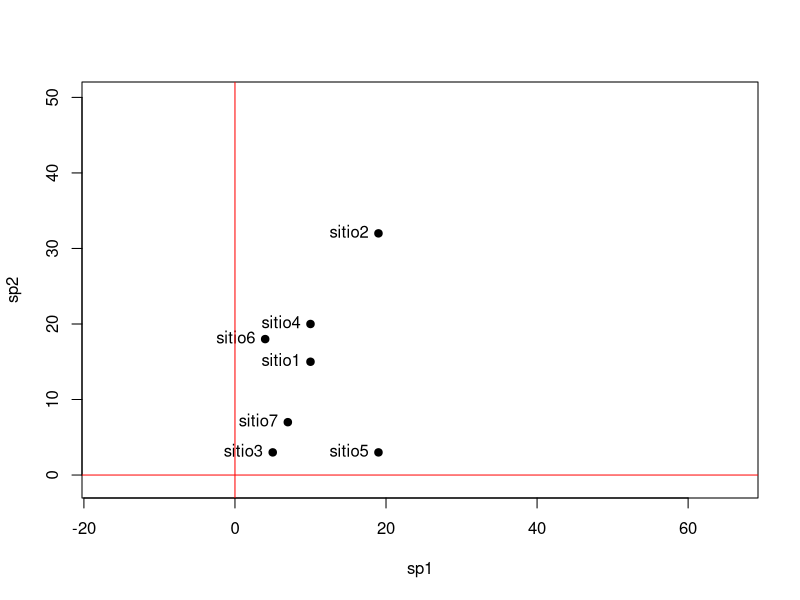

Reproduce this figure in R. (Note: this script raises an error after producing the figure.)
## ---- chunk 1
# Lectura de base de datos

baseAbun1 <- read.table("ejemplo1.txt", header = TRUE, row.names = 1)
## ---- chunk 2
matrizAbun <- as.matrix(baseAbun1)
matrizAbun
## ---- chunk 3
plot(matrizAbun, xlim = c(-1, 50), ylim = c(-1, 50), asp = 1, pch = 19)
text(matrizAbun, labels = row.names(matrizAbun), pos = 2)
abline(v = 0, col = "red")
abline(h = 0, col = "red")
## ---- chunk 4
sumas <- rowSums(matrizAbun)
sumas
## ---- chunk 5
nsitio1 <- sqrt(sum(matrizAbun[1, ] ^ 2))
nsitio1
nsitio2 <- sqrt(sum(matrizAbun[2, ] ^ 2))
nsitio2
nsitio9 <- sqrt(sum(matrizAbun[9, ] ^ 2))
nsitio9
## ---- chunk 6
normas <- sqrt(rowSums(matrizAbun ^ 2))
normas
## ---- chunk 7
base_total <- cbind(matrizAbun, sumas, normas)
base_total
## ---- chunk 8
plot(matrizAbun, xlim = c(-1, 50), ylim = c(-1, 50), asp = 1, pch = 19)
text(matrizAbun, labels = row.names(matrizAbun), pos = 2)
arrows(0, 0, matrizAbun[, 1], matrizAbun[, 2], col = "blue", length = 0.2)
abline(v = 0, col = "red")
abline(h = 0, col = "red")
abline(a = 51, b = -1, col = "chartreuse4")
abline(a = 22, b = -1, col = "chartreuse4")
## ---- chunk 9
plot(sumas, normas,
     asp = 1, xlim = c(0, 55), ylim = c(0, 55), pch =19,
     las = 1)
text(sumas, normas, labels = names(sumas), pos = 2, col = "blue")
## ---- chunk 10
matrizAbun
## ---- chunk 11
normas
## ---- chunk 12
matrizNormalizadas <- matrizAbun/normas
matrizNormalizadas
## ---- chunk 13

plot(matrizNormalizadas, asp = 1, pch = 19,
     xlim = c(0, 1), ylim = c(0, 1))
text(matrizNormalizadas, labels = 1:nrow(matrizAbun), pos = 1)

## ---- chunk 14
(matrizProporciones <- matrizAbun/sumas)
## ---- chunk 15
plot(matrizProporciones, asp = 1, pch = 19,
     xlim = c(0, 1), ylim = c(0, 1))
text(matrizProporciones, labels = 1:nrow(matrizAbun), pos = 2)
## ---- chunk 16
plot(matrizProporciones, asp = 1, pch = 19,
     xlim = c(0, 1), ylim = c(0, 1), col = "red")
text(matrizProporciones, labels = 1:nrow(matrizAbun), pos = 1)
points(matrizNormalizadas, pch = 19,
     col = "blue")
text(matrizNormalizadas, labels = 1:nrow(matrizAbun), pos = 1)
## ---- chunk 17
promedios <- colMeans(matrizAbun)
promedios
## ---- chunk 18
matrizCentrada <- t(t(matrizAbun) - promedios)
matrizCentrada
## ---- chunk 19
plot(matrizCentrada,xlim = c(-20, 30), ylim = c(-20, 30), asp = 1, pch = 19)
text(matrizCentrada, labels = row.names(matrizAbun), pos = 2)
grid()
abline(h = 0, col = "red", lty = 4)
abline(v = 0, col = "red", lty = 4)

## ---- chunk 20
matrizAbun
## ---- chunk 21
var(matrizAbun)
## ---- chunk 22
matrizCentrada
## ---- chunk 23
var(matrizCentrada)
## ---- chunk 24
composicion1 <- c(1, 9) 
composicion2 <- c(-9, 1) 
## ---- chunk 25
composicion1
## ---- chunk 26
promedios
## ---- chunk 27
promedios + composicion1
## ---- chunk 28
promedios + composicion2
## ---- chunk 29
## Producto punto de dos vectores
composicion1%*%composicion2
## ---- chunk 30
## Matriz con los vectores de referencia
composicion <- rbind(composicion1, composicion2)
composicion
## ---- chunk 31

plot(matrizCentrada,xlim = c(-20, 30), ylim = c(-20, 30), asp = 1, pch = 19)
text(matrizCentrada, labels = row.names(matrizAbun), pos = 2)
abline(h = 0, col = "red")
abline(v = 0, col = "red")
arrows(0, 0, composicion1[1], composicion1[2], col = "blue", length = 0.2, lwd = 2)
arrows(0, 0, composicion2[1], composicion2[2], col = "blue", length = 0.2, lwd = 2)
grid()
## ---- chunk 32
compoUnidad <- composicion / sqrt(rowSums(composicion ^ 2))
compoUnidad
## ---- chunk 33
matrizProyectada <- matrizCentrada %*% t(compoUnidad)
matrizProyectada
## ---- chunk 34
plot(matrizProyectada, asp = 1, pch = 19, ylim = c(-20, 20))
text(matrizProyectada, labels = row.names(matrizAbun), pos = 1)
grid()
abline(h = 0, col = "red")
abline(v = 0, col = "red")
## ---- chunk 35
var(matrizProyectada)
## ---- chunk 36
matrizCentrada
## ---- chunk 37
matrizProyectada
## ---- chunk 38
m_vc <- var(matrizCentrada)
vp1 <- eigen(m_vc)
vp1
## ---- chunk 39
(matrizRotada_vp <- matrizCentrada%*%vp1$vectors)
## ---- chunk 40
plot(matrizRotada_vp, asp = 1, pch = 19, ylim = c(-16, 16))
text(matrizRotada_vp, labels = row.names(matrizAbun), pos = 3)
abline(h=0, col = "red")
abline(v=0, col = "red")
grid()
## ---- chunk 41
round(var(matrizRotada_vp), 3)
